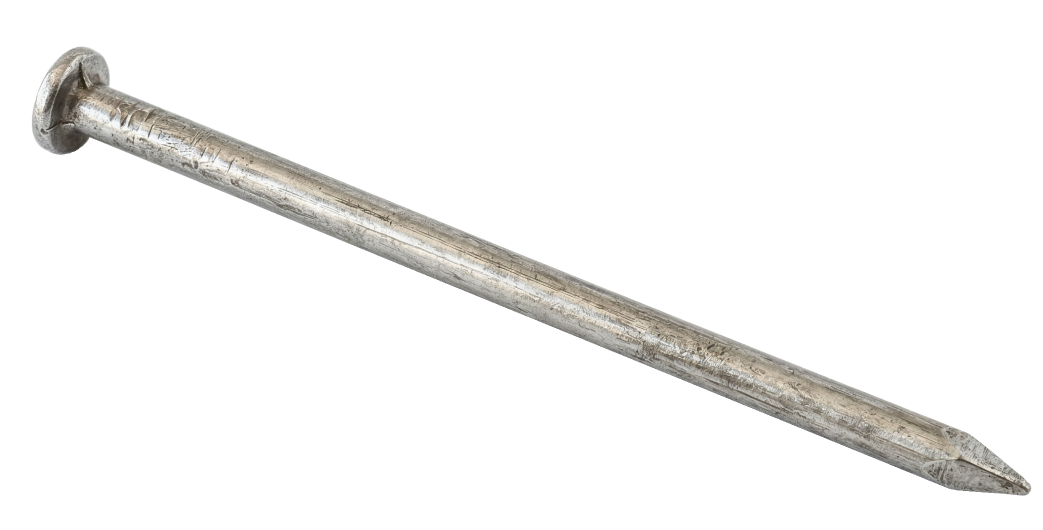
#> input picture nut_nail_data/tool_image/nail_extracted.png, 2085 x 1060 px (shown at 1/2 size)
$ python make_data.py
#> lines starting #> are read from the running program, lines starting #| are printed output that depends on the picture; after the words box and inside, x2 and y2 are one past the last pixel; in counts of white or black regions, pixels touching at a corner belong together
"""
Generates 512x512 composite images by randomly placing 1-4 nail and 1-4 nut
parts (from nail_extracted.png / nut_extracted.png) without overlap.
Parts are never resized; only random rotation is applied.
Background: Gaussian noise (mean=100, std=50), clipped to [0, 255].

Label image convention
  0 … background
  1 … nail
  2 … nut

Outputs
  nut_nail_data/train_data/images/  (50 images)
  nut_nail_data/train_data/labels/  (50 labels)
  nut_nail_data/test_data/images/   ( 2 images)
  nut_nail_data/test_data/labels/   ( 2 labels)
"""

import random
import numpy as np
from pathlib import Path
from PIL import Image

# ── paths ──────────────────────────────────────────────────────────────────
BASE_DIR   = Path(__file__).parent
TOOL_DIR   = BASE_DIR / "tool_image"
NAIL_PATH  = TOOL_DIR / "nail_extracted.png"
NUT_PATH   = TOOL_DIR / "nut_extracted.png"

IMG_SIZE      = 512
PART_MAX_DIM  = 160   # longest dimension of each part after scaling
LABEL_NAIL    = 1
LABEL_NUT     = 2

TRAIN_N    = 50
TEST_N     = 2

# ── helpers ────────────────────────────────────────────────────────────────

def load_rgba(path: Path) -> Image.Image:
    return Image.open(path).convert("RGBA")


def resize_part(img: Image.Image, max_dim: int) -> Image.Image:
    """Scale img so its longest dimension equals max_dim, preserving aspect ratio."""
    w, h = img.size
    scale = max_dim / max(w, h)
    new_w, new_h = max(1, round(w * scale)), max(1, round(h * scale))
    return img.resize((new_w, new_h), Image.LANCZOS)


def rotate_rgba(img: Image.Image, angle: float) -> Image.Image:
    """Rotate RGBA image by angle degrees, expanding canvas, keeping alpha."""
    return img.rotate(angle, expand=True, resample=Image.BICUBIC)


def bbox_of_alpha(img: Image.Image):
    """Return bounding box (left, upper, right, lower) of non-transparent pixels."""
    alpha = np.array(img)[:, :, 3]
    rows = np.any(alpha > 0, axis=1)
    cols = np.any(alpha > 0, axis=0)
    if not rows.any():
        return None
    rmin, rmax = np.where(rows)[0][[0, -1]]
    cmin, cmax = np.where(cols)[0][[0, -1]]
    return (int(cmin), int(rmin), int(cmax) + 1, int(rmax) + 1)


def crop_to_content(img: Image.Image) -> Image.Image:
    bb = bbox_of_alpha(img)
    if bb is None:
        return img
    return img.crop(bb)


def make_background(size: int) -> np.ndarray:
    """Return (H, W, 3) uint8 grayscale Gaussian noise array (mean=100, std=50)."""
    noise = np.random.normal(100, 50, (size, size))
    gray  = np.clip(noise, 0, 255).astype(np.uint8)
    return np.stack([gray, gray, gray], axis=2)


def masks_overlap(placed: list, x: int, y: int, mask: np.ndarray) -> bool:
    """Return True if the candidate mask at (x, y) overlaps any placed mask."""
    ph, pw = mask.shape
    for (px, py, pmask) in placed:
        qh, qw = pmask.shape
        # check bounding-box intersection first
        if x + pw <= px or px + qw <= x:
            continue
        if y + ph <= py or py + qh <= y:
            continue
        # pixel-level check in the overlapping region
        ox1, oy1 = max(x, px), max(y, py)
        ox2, oy2 = min(x + pw, px + qw), min(y + ph, py + qh)
        c_mask  = mask   [oy1 - y  : oy2 - y,  ox1 - x  : ox2 - x]
        c_pmask = pmask  [oy1 - py : oy2 - py, ox1 - px : ox2 - px]
        if np.any(c_mask & c_pmask):
            return True
    return False


def try_place(canvas_size: int, part: Image.Image, placed: list,
              max_tries: int = 200):
    """
    Try to place `part` at a random position without overlapping placed parts.
    Returns (x, y, rotated_part) or None on failure.
    """
    angle = random.uniform(0, 360)
    rotated = crop_to_content(rotate_rgba(part, angle))
    pw, ph = rotated.size
    if pw > canvas_size or ph > canvas_size:
        return None

    alpha_mask = (np.array(rotated)[:, :, 3] > 0)

    for _ in range(max_tries):
        x = random.randint(0, canvas_size - pw)
        y = random.randint(0, canvas_size - ph)
        if not masks_overlap(placed, x, y, alpha_mask):
            return x, y, rotated, alpha_mask
    return None


def generate_image(nail_src: Image.Image, nut_src: Image.Image, size: int):
    """
    Returns (RGB image as np.ndarray uint8, label image as np.ndarray uint8).
    """
    bg = make_background(size)
    label = np.zeros((size, size), dtype=np.uint8)

    placed = []   # list of (x, y, alpha_mask bool array)

    parts = (
        [(nail_src, LABEL_NAIL)] * random.randint(1, 4) +
        [(nut_src,  LABEL_NUT )] * random.randint(1, 4)
    )
    random.shuffle(parts)

    for part_img, part_label in parts:
        result = try_place(size, part_img, placed)
        if result is None:
            continue   # skip if no room found
        x, y, rotated, alpha_mask = result
        pw, ph = rotated.size

        # composite onto background
        rot_arr = np.array(rotated)
        roi_bg  = bg[y:y+ph, x:x+pw]
        alpha   = rot_arr[:, :, 3:4].astype(np.float32) / 255.0
        roi_bg[:] = (rot_arr[:, :, :3] * alpha + roi_bg * (1 - alpha)).astype(np.uint8)

        # write label
        label[y:y+ph, x:x+pw][alpha_mask] = part_label

        placed.append((x, y, alpha_mask))

    return bg, label


def save_set(nail_src, nut_src, out_dir: Path, n: int, prefix: str):
    img_dir = out_dir / "images"
    lbl_dir = out_dir / "labels"
    img_dir.mkdir(parents=True, exist_ok=True)
    lbl_dir.mkdir(parents=True, exist_ok=True)

    for i in range(n):
        img_arr, lbl_arr = generate_image(nail_src, nut_src, IMG_SIZE)
        name = f"{prefix}_{i:03d}"
        Image.fromarray(img_arr,  "RGB").save(img_dir / f"{name}.png")
        Image.fromarray(lbl_arr,  "L"  ).save(lbl_dir / f"{name}.png")
        print(f"  saved {name}")


if __name__ == "__main__":
    nail_src = resize_part(crop_to_content(load_rgba(NAIL_PATH)), PART_MAX_DIM)
#> in load_rgba, returned value is the input picture: PIL image 2085x1060 RGBA; mean R, G, B, A 235.3, 235.1, 233.9, 28
#> in bbox_of_alpha, `alpha = np.array(img)[:, :, 3]`:
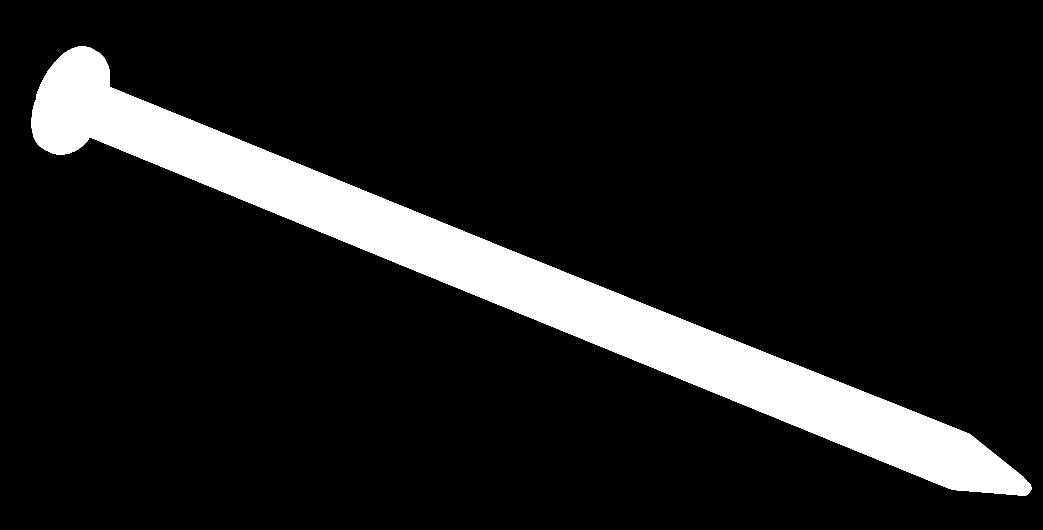
#> alpha: shape (1060, 2085) (shown at 1/2 size); 11% white; 1 white region, box (x1, y1, x2, y2) and area: (63, 92, 2063, 992) 242806
#> in bbox_of_alpha, `rmin, rmax = np.where(rows)[0][[0, -1]]`: rmin = 92; rmax = 991
#> in bbox_of_alpha, `cmin, cmax = np.where(cols)[0][[0, -1]]`: cmin = 63; cmax = 2062
#> in crop_to_content, `bb = bbox_of_alpha(img)`: bb = (63, 92, 2063, 992)
#> in crop_to_content, `return img.crop(bb)`:
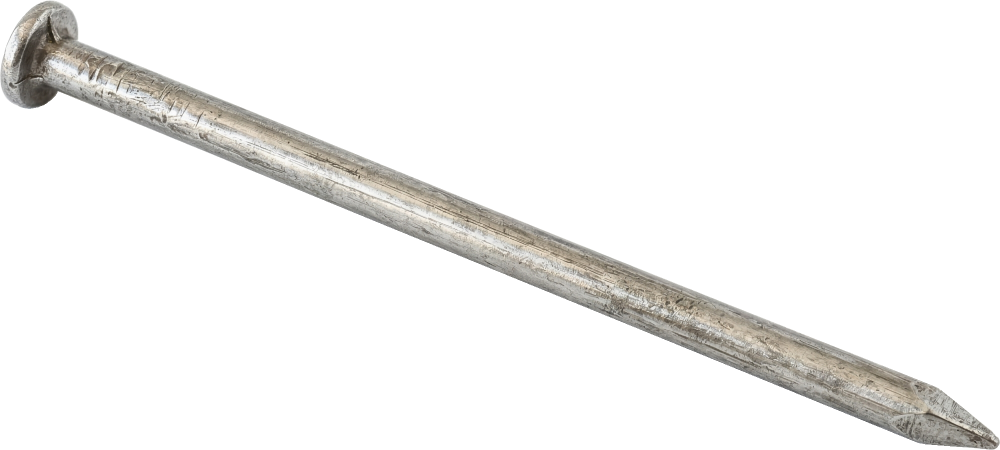
#> returned value: PIL image 2000x900 RGBA (shown at 1/2 size); mean R, G, B, A 232.9, 232.6, 231.2, 34.4; transparent parts drawn white
#> in resize_part, `w, h = img.size`: w = 2000; h = 900
#> in resize_part, `scale = max_dim / max(w, h)`: scale = 0.08
#> in resize_part, `new_w, new_h = max(1, round(w * scale)), max(1, round(h * scale))`: new_w = 160; new_h = 72
    nut_src  = resize_part(crop_to_content(load_rgba(NUT_PATH)),  PART_MAX_DIM)
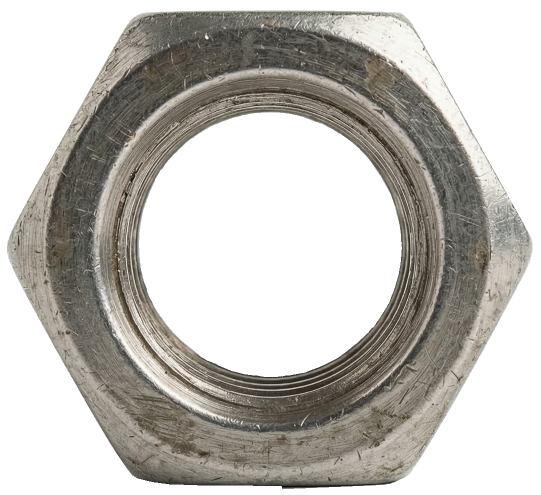
#> input picture nut_nail_data/tool_image/nut_extracted.png, 1081 x 990 px (shown at 1/2 size)
#> in load_rgba, returned value is the input picture: PIL image 1081x990 RGBA; mean R, G, B, A 182.8, 180.1, 174.7, 131.3
#> in bbox_of_alpha (call 2), `alpha = np.array(img)[:, :, 3]`:
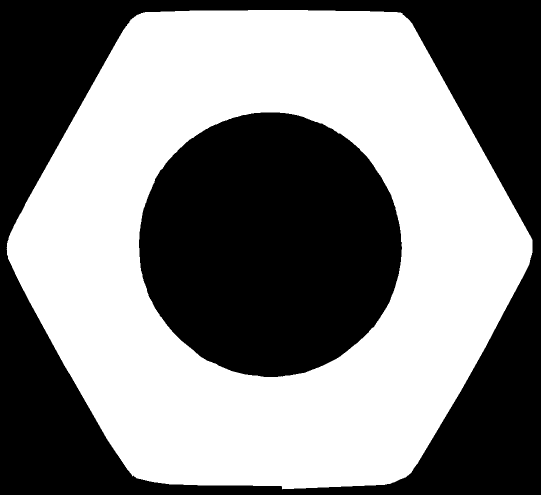
#> alpha: shape (990, 1081) (shown at 1/2 size); 51.5% white; 2 black regions, box (x1, y1, x2, y2) and area: (0, 0, 1081, 990) 302192, (278, 225, 804, 754) 217149
#> in bbox_of_alpha (call 2), `rmin, rmax = np.where(rows)[0][[0, -1]]`: rmin = 20; rmax = 978
#> in bbox_of_alpha (call 2), `cmin, cmax = np.where(cols)[0][[0, -1]]`: cmin = 13; cmax = 1064

    print("Generating train data …")
    save_set(nail_src, nut_src, BASE_DIR / "train_data", TRAIN_N, "train")
#> the loop in save_set, `for i in range(n):` made 50 passes
#> pass 1, in try_place (call 2), `alpha_mask = (np.array(rotated)[:, :, 3] > 0)`:
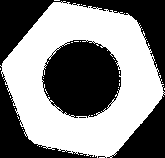
#> alpha_mask: shape (158, 165) bool; 52.4% white; 5 black regions (3 under 20 px), largest, box (x1, y1, x2, y2) and area: (0, 0, 165, 158) 7738, (42, 40, 121, 118) 4657

    print("Generating test data …")
    save_set(nail_src, nut_src, BASE_DIR / "test_data",  TEST_N,  "test")
#> call 2 of save_set, with n = 2, prefix = 'test'
#> after the loop in save_set (call 2), `for i in range(n):`:
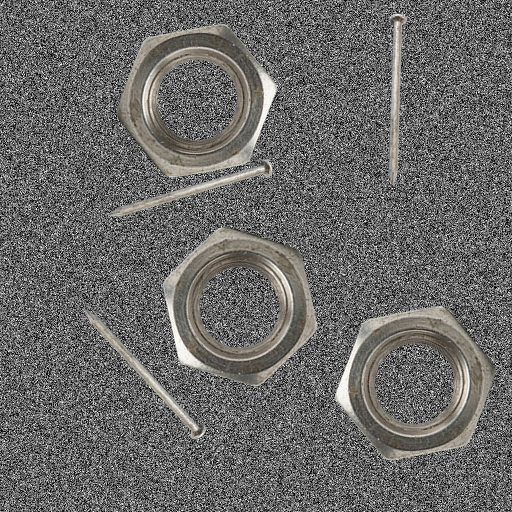
#> img_arr: shape (512, 512, 3); mean R, G, B 105.9, 105.1, 103.5
#> after the loop in save_set (call 2), `for i in range(n):`:
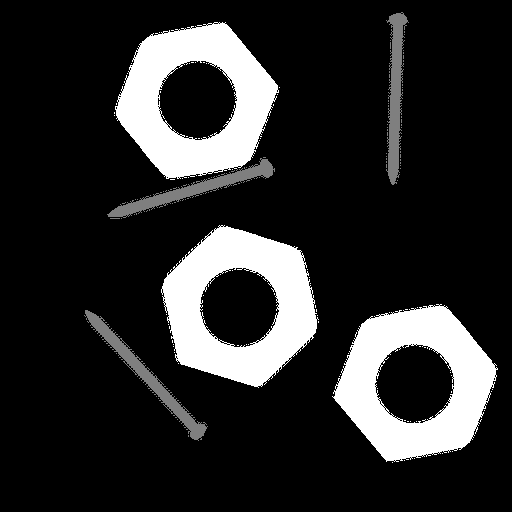
#> lbl_arr: shape (512, 512); min 0, max 2, mean 0.336; drawn with min black and max white

    print("Done.")
